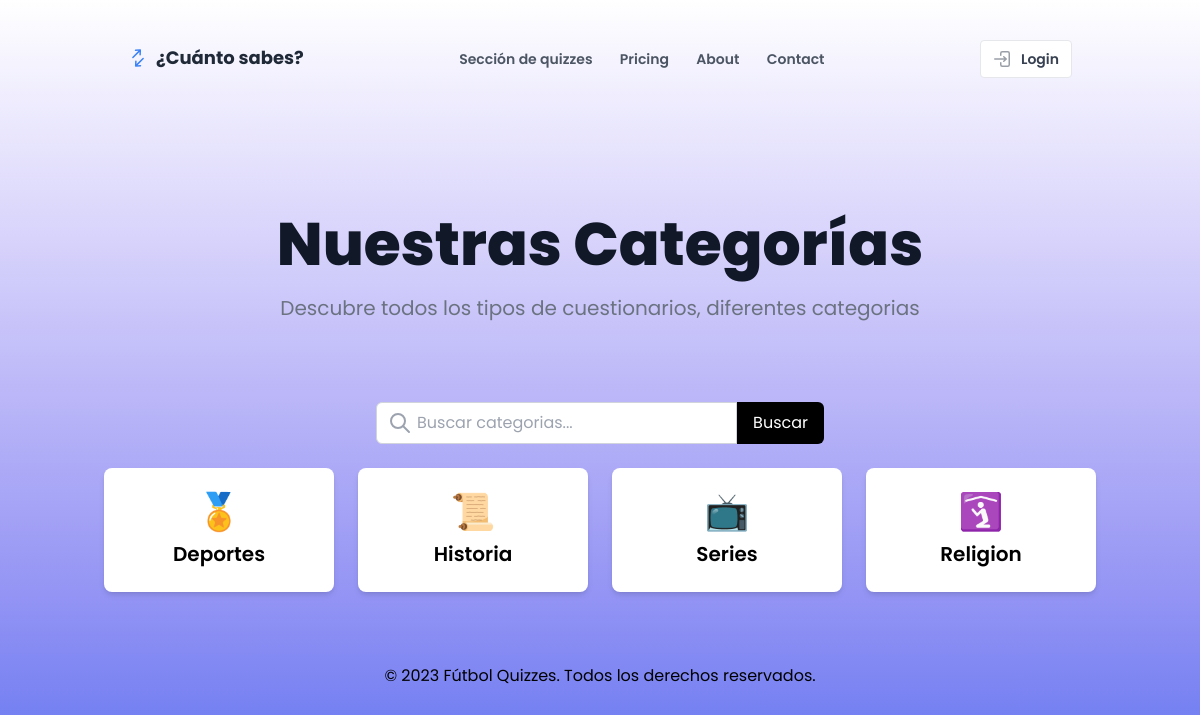
Screenshot of /secciones with the database file from the repository.
### preguntas/models.py (models this page shows, shortened)
class Section(models.Model):
    nombre = models.CharField(max_length=100, verbose_name="Nombre de la seccion", blank=True, null=True)
    descrpcion = models.TextField(max_length=400, verbose_name="Descripcion de la seccion", blank=True, null=True)
    image = models.ImageField(upload_to='section-image/', null=True, blank=True)
    icono = models.CharField(max_length=10, verbose_name="icono", blank=True, null=True)

### preguntas/views.py (the view)
# urls.py: path('secciones', views.allSection, name='allsections'),
def allSection(request):
    filter_query = request.GET.get('filter', '')
    section = Section.objects.filter(nombre__icontains=filter_query)
    return render(request, 'paginas/Vsection.html', {'section': section, 'filter_query': filter_query})

### preguntas/templates/paginas/Vsection.html (shortened to what this page needs)
{% extends 'bases/base.html' %}
{% load static %}
{% block contenido %}
<div class="container mx-auto px-4 py-4">
    <div class="max-w-7xl mx-auto px-4 sm:px-6 lg:px-8 py-4">
        <div class="text-center mb-16">
          <h1 class="text-4xl font-extrabold text-gray-900 sm:text-5xl md:text-6xl">
            Nuestras Categorías
          </h1>
          <p class="mt-3 max-w-md mx-auto text-base text-gray-500 sm:text-lg md:mt-5 md:text-xl md:max-w-3xl">
            Descubre todos los tipos de cuestionarios, diferentes categorias
          </p>
        </div>
      </div>
    <div class="relative mb-6 max-w-md mx-auto">
        <form method="GET" class="flex">
            <input type="text" name="filter" value="{{ filter_query }}" placeholder="Buscar categorias..."
                class="pl-10 w-full border border-gray-300 rounded-l-md py-2" />
            <button type="submit" class="bg-black text-white px-4 rounded-r-md hover:bg-blue-600 transition">
                Buscar
            </button>
        </form>
    </div>
    <div class="grid grid-cols-1 sm:grid-cols-2 md:grid-cols-3 lg:grid-cols-4 gap-6">
        {% for s in section %}
        <a href="{% url 'categorias' s.id %}">
            <div class="bg-white p-6 rounded-lg shadow-md transform transition-all duration-300 hover:scale-105">
                <div class="flex flex-col items-center justify-center">
                    <span class="text-4xl mb-2">{{ s.icono }}</span>
                    <h2 class="text-xl font-semibold text-center">{{ s.nombre }}</h2>
                </div>
            </div>
        </a>
        {% endfor %}
    </div>
</div>
{% endblock %}

### preguntas/templates/bases/base.html (style rules this page uses)
body { background-image: linear-gradient(to top, #6073f0, #9293f4, #bab6f8, #dedafc, #ffffff) !important; box-sizing: border-box; font-family: 'Poppins', sans-serif; }

### rows the page displays
Section: icono "🏅", nombre "Deportes"
Section: icono "📜", nombre "Historia"
Section: icono "📺", nombre "Series"
Section: icono "🛐", nombre "Religion"
